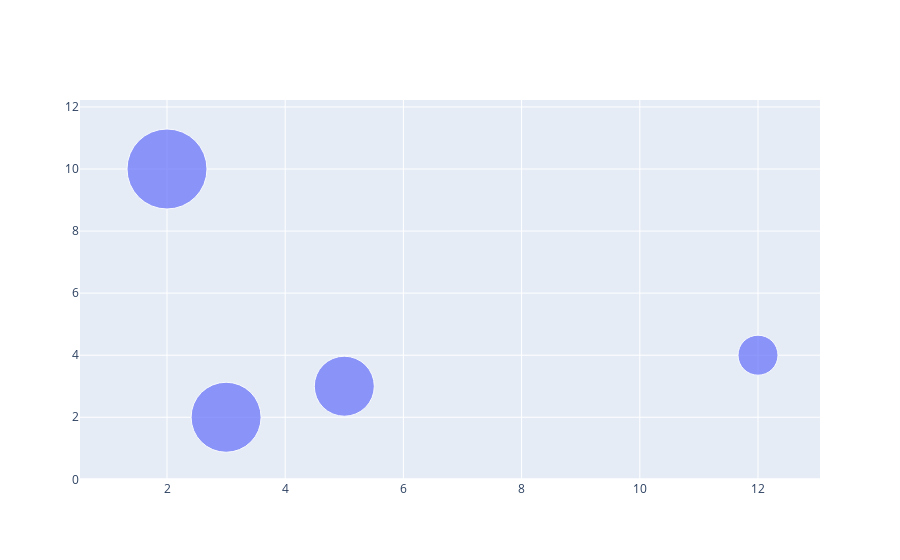

The notebook cell this image was saved under:
### Code cell
fig=go.Figure(go.Scatter(x=x,y=y,mode='markers',marker_size=[40,60,70,80]))
fig.show()

### Figure 1 — Plotly figure (JSON) as saved in the notebook; plotly's stock layout.template omitted (floating-point values rounded to 4 significant figures)
{"data": [{"marker": {"size": [40, 60, 70, 80]}, "mode": "markers", "type": "scatter", "x": [12, 5, 3, 2], "y": [4, 3, 2, 10]}], "layout": {}}
